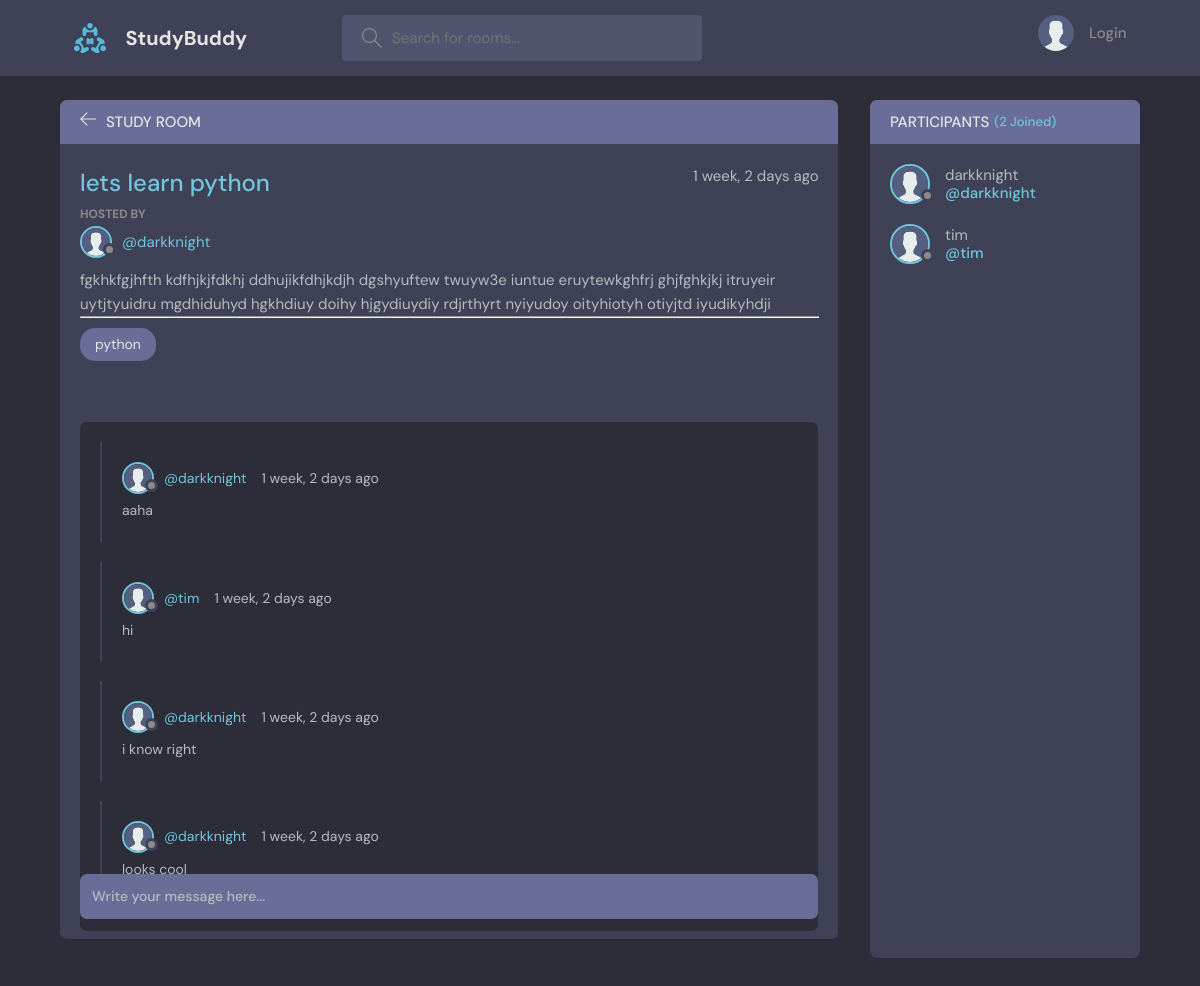
The page /room/1/ on the database its author committed.
### base/models.py (models this page shows, shortened)
class Room(models.Model):           #room child of topic
    host = models.ForeignKey(User, on_delete=models.SET_NULL, null=True)
    topic = models.ForeignKey(Topic, on_delete=models.SET_NULL, null=True)     #set_null doesnt delete the entire data and just sets the data as null in the database  which can later be changed      #here we need only Topic as the clss Topic is defined above Room but if it is defined below room then topic should be called as a string as 'Topic'
    name = models.CharField(max_length=200)
    description = models.TextField(null=True, blank=True)
    participants = models.ManyToManyField(User, related_name='participants' , blank=True)
    updated = models.DateTimeField(auto_now=True)
    created = models.DateTimeField(auto_now_add=True)
    class Meta:
        ordering = ['-updated','-created']          # - shows that the order is reversed

class User(AbstractUser):
    name = models.CharField(max_length=200 , null=True)
    email = models.EmailField(unique=True , null=True)
    bio = models.TextField(null=True)
    avatar = models.ImageField(null=True, default='avatar.svg')
    USERNAME_FIELD = 'email'
    REQUIRED_FIELDS = []

class Topic(models.Model):              #room is a  child of a topic
    name = models.CharField(max_length=200)
    def __str__(self):
        return  self.name

class Message(models.Model):         #message child of room       #message to be displayed when necessary or on each page
    user = models.ForeignKey(User, on_delete=models.CASCADE)
    room = models.ForeignKey(Room, on_delete=models.CASCADE)  #where Room is the parent class name and we know what is connected to what   #also cascade means that when  a room is deleted all data associated with it is also deleted
    body = models.TextField()
    updated = models.DateTimeField(auto_now=True)
    created = models.DateTimeField(auto_now_add=True)
    class Meta:
        ordering = ['-updated','-created']          # orders the entire class instead of ordering each function

### base/views.py (the view, shortened to what this page needs)
# urls.py: path('room/<str:pk>/',views.room, name='room'),
def room(request,pk):
    room=Room.objects.get(id=pk)
    room_messages = room.message_set.all()      #here message is a child of rooom and its name is called in lowercase     # -created gives the descending order
    participants = room.participants.all()
    context = {'room':room, 'room_messages' : room_messages , 'participants' : participants}
    return render(request, 'base/room.html',context)

### base/templates/base/room.html (shortened to what this page needs)
{% extends 'main.html' %}
{% block content %}
    <main class="profile-page layout layout--2">
      <div class="container">
        <div class="room">
          <div class="room__top">
            <div class="room__topLeft">
              <a href="{% url 'home' %}">
                <svg version="1.1" xmlns="http://www.w3.org/2000/svg" width="32" height="32" viewBox="0 0 32 32">
                  <title>arrow-left</title>
                  <path
                    d="M13.723 2.286l-13.723 13.714 13.719 13.714 1.616-1.611-10.96-10.96h27.625v-2.286h-27.625l10.965-10.965-1.616-1.607z"
                  ></path>
                </svg>
              </a>
              <h3>Study Room</h3>
            </div>
          </div>
          <div class="room__box scroll">
            <div class="room__header scroll">
              <div class="room__info">
                <h3>{{room.name}}</h3>
                <span>{{room.created|timesince}} ago</span>
              </div>
              <div class="room__hosted">
                <p>Hosted By</p>
                <a href="{% url 'user-profile' room.host.id %}" class="room__author">
                  <div class="avatar avatar--small">
                    <img src="{{room.host.avatar.url}}" />
                  </div>
                  <span>@{{room.host.username}}</span>
                </a>
              </div>
              <div class="room__details">
                <p>
                  {{room.description}}
                </p>
              </div>
              <hr>
              <span class="room__topics">{{room.topic}}</span>
            </div>
            <div class="room__conversation">
              <div class="threads scroll">
                {% for message in room_messages %}
                <div class="thread">
                  <div class="thread__top">
                    <div class="thread__author">
                      <a href="{% url 'user-profile' message.user.id %}" class="thread__authorInfo">
                        <div class="avatar avatar--small">
                          <img src="{{message.user.avatar.url}}" />
                        </div>
                        <span>@{{message.user.username}}</span>
                      </a>
                      <span class="thread__date">{{message.created|timesince}} ago</span>
                    </div>
                  </div>
                  <div class="thread__details">
                    {{message.body}}
                  </div>
                </div>
                {% endfor %}
              </div>
            </div>
          </div>
          <div class="room__message">
            <form action="" method="POST">
              <input name="body" placeholder="Write your message here..." />
            </form>
          </div>
        </div>
        <div class="participants">
          <h3 class="participants__top">Participants <span>({{participants.count}} Joined)</span></h3>
          <div class="participants__list scroll">
            {% for user in participants %}
            <a href="{% url 'user-profile' user.id %}" class="participant">
              <div class="avatar avatar--medium">
                <img src="{{user.avatar.url}}" />
              </div>
              <p>
                {{user.username}}
                <span>@{{user.username}}</span>
              </p>
            </a>
            {% endfor %}
          </div>
        </div>
      </div>
    </main>
{% endblock %}

### templates/main.html (shortened to what this page needs)
<!DOCTYPE html>
{% load static %}
<html lang="en">
  <head>
    <link rel="stylesheet" href=" {% static 'styles/style.css' %}" />
  </head>
  <body>
    {% include 'navbar.html' %}
    {% block content %}
    {% endblock %}
  </body>
</html>

### templates/navbar.html (shortened to what this page needs)
{% load static %}
<header class="header header--loggedIn">
    <div class="container">
      <a href="{% url 'home' %}" class="header__logo">
        <img src="{% static 'images/logo.svg' %}" />
        <h1>StudyBuddy</h1>
      </a>
      <form class="header__search" method="GET" action="{% url 'home' %}">
        <label>
          <input name="q" placeholder="Search for rooms..." />
        </label>
      </form>
      <nav class="header__menu">
        {% if request.user.is_authenticated %}
        <div class="header__user">
          <a href="{% url 'user-profile' request.user.id %}">
            <div class="avatar avatar--medium active">
              <img src="{{request.user.avatar.url}}" />
            </div>
            <p>{{request.user.username}}<span>@{{request.user.username}}</span></p>
          </a>
          <button class="dropdown-button">
            <svg version="1.1" xmlns="http://www.w3.org/2000/svg" width="32" height="32" viewBox="0 0 32 32">
              <title>chevron-down</title>
              <path d="M16 21l-13-13h-3l16 16 16-16h-3l-13 13z"></path>
            </svg>
          </button>
        </div>
        {% else %}
        <a href="{% url 'login' %}">
          <img src="{% static 'images/avatar.svg' %}" />
          <p>Login</p>
        </a>
        {% endif %}
      </nav>
    </div>
  </header>

### rows shown on the page
Room: name "lets learn python", created "1 week, 2 days", host.avatar (placeholder picture), host.username "darkknight", description "fgkhkfgjhfth kdfhjkjfdkhj ddhujikfdhjkdjh dgshyuftew twuyw3e iuntue eruytewkghfrj ghjfghkjkj itruyeir uytjtyuidru mgdhiduhyd hgkhdiuy doihy hjgydiuydiy rdjrthyrt nyiyudoy oityhiotyh otiyjtd iyudikyhdji", topic "python"
Message: user.avatar (placeholder picture), user.username "darkknight", created "1 week, 2 days", body "aaha"
Message: user.avatar (placeholder picture), user.username "tim", created "1 week, 2 days", body "hi"
Message: user.avatar (placeholder picture), user.username "darkknight", created "1 week, 2 days", body "i know right"
Message: user.avatar (placeholder picture), user.username "darkknight", created "1 week, 2 days", body "looks cool"
User: avatar (placeholder picture), username "darkknight"
User: avatar (placeholder picture), username "tim"

### other values the page prints
{{ participants.count }} "2"
